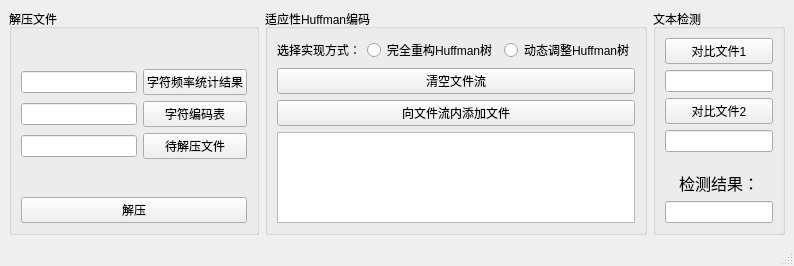
<?xml version="1.0" encoding="UTF-8"?>
<ui version="4.0">
 <class>MainWindow</class>
 <widget class="QMainWindow" name="MainWindow">
  <property name="geometry">
   <rect>
    <x>0</x>
    <y>0</y>
    <width>794</width>
    <height>266</height>
   </rect>
  </property>
  <property name="windowTitle">
   <string>MainWindow</string>
  </property>
  <widget class="QWidget" name="centralwidget">
   <layout class="QGridLayout" name="gridLayout_3">
    <item row="0" column="0">
     <widget class="QGroupBox" name="groupBox">
      <property name="sizePolicy">
       <sizepolicy hsizetype="Preferred" vsizetype="Preferred">
        <horstretch>0</horstretch>
        <verstretch>0</verstretch>
       </sizepolicy>
      </property>
      <property name="title">
       <string>解压文件</string>
      </property>
      <layout class="QGridLayout" name="gridLayout">
       <item row="7" column="0" colspan="2">
        <spacer name="verticalSpacer_2">
         <property name="orientation">
          <enum>Qt::Vertical</enum>
         </property>
         <property name="sizeHint" stdset="0">
          <size>
           <width>20</width>
           <height>40</height>
          </size>
         </property>
        </spacer>
       </item>
       <item row="3" column="1">
        <widget class="QPushButton" name="addCodeFile">
         <property name="sizePolicy">
          <sizepolicy hsizetype="Preferred" vsizetype="Preferred">
           <horstretch>0</horstretch>
           <verstretch>0</verstretch>
          </sizepolicy>
         </property>
         <property name="text">
          <string>字符编码表</string>
         </property>
        </widget>
       </item>
       <item row="0" column="0" colspan="2">
        <spacer name="verticalSpacer">
         <property name="orientation">
          <enum>Qt::Vertical</enum>
         </property>
         <property name="sizeHint" stdset="0">
          <size>
           <width>20</width>
           <height>40</height>
          </size>
         </property>
        </spacer>
       </item>
       <item row="3" column="0">
        <widget class="QLineEdit" name="codeFile">
         <property name="sizePolicy">
          <sizepolicy hsizetype="Preferred" vsizetype="Fixed">
           <horstretch>0</horstretch>
           <verstretch>0</verstretch>
          </sizepolicy>
         </property>
        </widget>
       </item>
       <item row="2" column="1">
        <widget class="QPushButton" name="addFrequencyFile">
         <property name="sizePolicy">
          <sizepolicy hsizetype="Preferred" vsizetype="Preferred">
           <horstretch>0</horstretch>
           <verstretch>0</verstretch>
          </sizepolicy>
         </property>
         <property name="text">
          <string>字符频率统计结果</string>
         </property>
        </widget>
       </item>
       <item row="4" column="0">
        <widget class="QLineEdit" name="compressedFile">
         <property name="sizePolicy">
          <sizepolicy hsizetype="Preferred" vsizetype="Fixed">
           <horstretch>0</horstretch>
           <verstretch>0</verstretch>
          </sizepolicy>
         </property>
         <property name="readOnly">
          <bool>false</bool>
         </property>
        </widget>
       </item>
       <item row="4" column="1">
        <widget class="QPushButton" name="addCompressedFile">
         <property name="sizePolicy">
          <sizepolicy hsizetype="Preferred" vsizetype="Preferred">
           <horstretch>0</horstretch>
           <verstretch>0</verstretch>
          </sizepolicy>
         </property>
         <property name="text">
          <string>待解压文件</string>
         </property>
        </widget>
       </item>
       <item row="2" column="0">
        <widget class="QLineEdit" name="frequencyFile">
         <property name="sizePolicy">
          <sizepolicy hsizetype="Expanding" vsizetype="Fixed">
           <horstretch>0</horstretch>
           <verstretch>0</verstretch>
          </sizepolicy>
         </property>
        </widget>
       </item>
       <item row="8" column="0" colspan="2">
        <widget class="QPushButton" name="Decompressed">
         <property name="text">
          <string>解压</string>
         </property>
        </widget>
       </item>
      </layout>
     </widget>
    </item>
    <item row="0" column="1">
     <widget class="QGroupBox" name="groupBox_2">
      <property name="title">
       <string>适应性Huffman编码</string>
      </property>
      <layout class="QGridLayout" name="gridLayout_2">
       <item row="0" column="2">
        <widget class="QRadioButton" name="adaptiveConstruct">
         <property name="text">
          <string>动态调整Huffman树</string>
         </property>
        </widget>
       </item>
       <item row="0" column="1">
        <widget class="QRadioButton" name="reConstruct">
         <property name="text">
          <string>完全重构Huffman树</string>
         </property>
        </widget>
       </item>
       <item row="0" column="0">
        <widget class="QLabel" name="label_2">
         <property name="text">
          <string>选择实现方式：</string>
         </property>
        </widget>
       </item>
       <item row="3" column="0" colspan="3">
        <widget class="QTextEdit" name="textFileList">
         <property name="sizePolicy">
          <sizepolicy hsizetype="Expanding" vsizetype="Expanding">
           <horstretch>0</horstretch>
           <verstretch>0</verstretch>
          </sizepolicy>
         </property>
         <property name="readOnly">
          <bool>true</bool>
         </property>
         <property name="textInteractionFlags">
          <set>Qt::TextSelectableByMouse</set>
         </property>
        </widget>
       </item>
       <item row="2" column="0" colspan="3">
        <widget class="QPushButton" name="textFileListAppend">
         <property name="sizePolicy">
          <sizepolicy hsizetype="Minimum" vsizetype="Fixed">
           <horstretch>0</horstretch>
           <verstretch>0</verstretch>
          </sizepolicy>
         </property>
         <property name="text">
          <string>向文件流内添加文件</string>
         </property>
        </widget>
       </item>
       <item row="1" column="0" colspan="3">
        <widget class="QPushButton" name="textFileListClear">
         <property name="text">
          <string>清空文件流</string>
         </property>
        </widget>
       </item>
      </layout>
     </widget>
    </item>
    <item row="0" column="2">
     <widget class="QGroupBox" name="groupBox_3">
      <property name="title">
       <string>文本检测</string>
      </property>
      <layout class="QGridLayout" name="gridLayout_4">
       <item row="2" column="0">
        <widget class="QPushButton" name="addCmpFile_2">
         <property name="sizePolicy">
          <sizepolicy hsizetype="Preferred" vsizetype="Minimum">
           <horstretch>0</horstretch>
           <verstretch>0</verstretch>
          </sizepolicy>
         </property>
         <property name="text">
          <string>对比文件2</string>
         </property>
        </widget>
       </item>
       <item row="1" column="0">
        <widget class="QLineEdit" name="cmpFile_1">
         <property name="sizePolicy">
          <sizepolicy hsizetype="Preferred" vsizetype="Fixed">
           <horstretch>0</horstretch>
           <verstretch>0</verstretch>
          </sizepolicy>
         </property>
         <property name="text">
          <string/>
         </property>
        </widget>
       </item>
       <item row="5" column="0">
        <widget class="QLabel" name="label">
         <property name="font">
          <font>
           <pointsize>12</pointsize>
           <kerning>true</kerning>
          </font>
         </property>
         <property name="layoutDirection">
          <enum>Qt::LeftToRight</enum>
         </property>
         <property name="text">
          <string>检测结果：</string>
         </property>
         <property name="alignment">
          <set>Qt::AlignCenter</set>
         </property>
        </widget>
       </item>
       <item row="0" column="0">
        <widget class="QPushButton" name="addCmpFile_1">
         <property name="sizePolicy">
          <sizepolicy hsizetype="Preferred" vsizetype="Minimum">
           <horstretch>0</horstretch>
           <verstretch>0</verstretch>
          </sizepolicy>
         </property>
         <property name="text">
          <string>对比文件1</string>
         </property>
        </widget>
       </item>
       <item row="6" column="0">
        <widget class="QLineEdit" name="fileCmp">
         <property name="sizePolicy">
          <sizepolicy hsizetype="Preferred" vsizetype="Fixed">
           <horstretch>0</horstretch>
           <verstretch>0</verstretch>
          </sizepolicy>
         </property>
         <property name="readOnly">
          <bool>true</bool>
         </property>
        </widget>
       </item>
       <item row="3" column="0">
        <widget class="QLineEdit" name="cmpFile_2">
         <property name="sizePolicy">
          <sizepolicy hsizetype="Preferred" vsizetype="Fixed">
           <horstretch>0</horstretch>
           <verstretch>0</verstretch>
          </sizepolicy>
         </property>
        </widget>
       </item>
       <item row="4" column="0">
        <spacer name="verticalSpacer_3">
         <property name="orientation">
          <enum>Qt::Vertical</enum>
         </property>
         <property name="sizeHint" stdset="0">
          <size>
           <width>20</width>
           <height>40</height>
          </size>
         </property>
        </spacer>
       </item>
      </layout>
     </widget>
    </item>
   </layout>
  </widget>
  <widget class="QMenuBar" name="menubar">
   <property name="geometry">
    <rect>
     <x>0</x>
     <y>0</y>
     <width>794</width>
     <height>17</height>
    </rect>
   </property>
  </widget>
  <widget class="QStatusBar" name="statusbar"/>
 </widget>
 <resources/>
 <connections/>
</ui>
